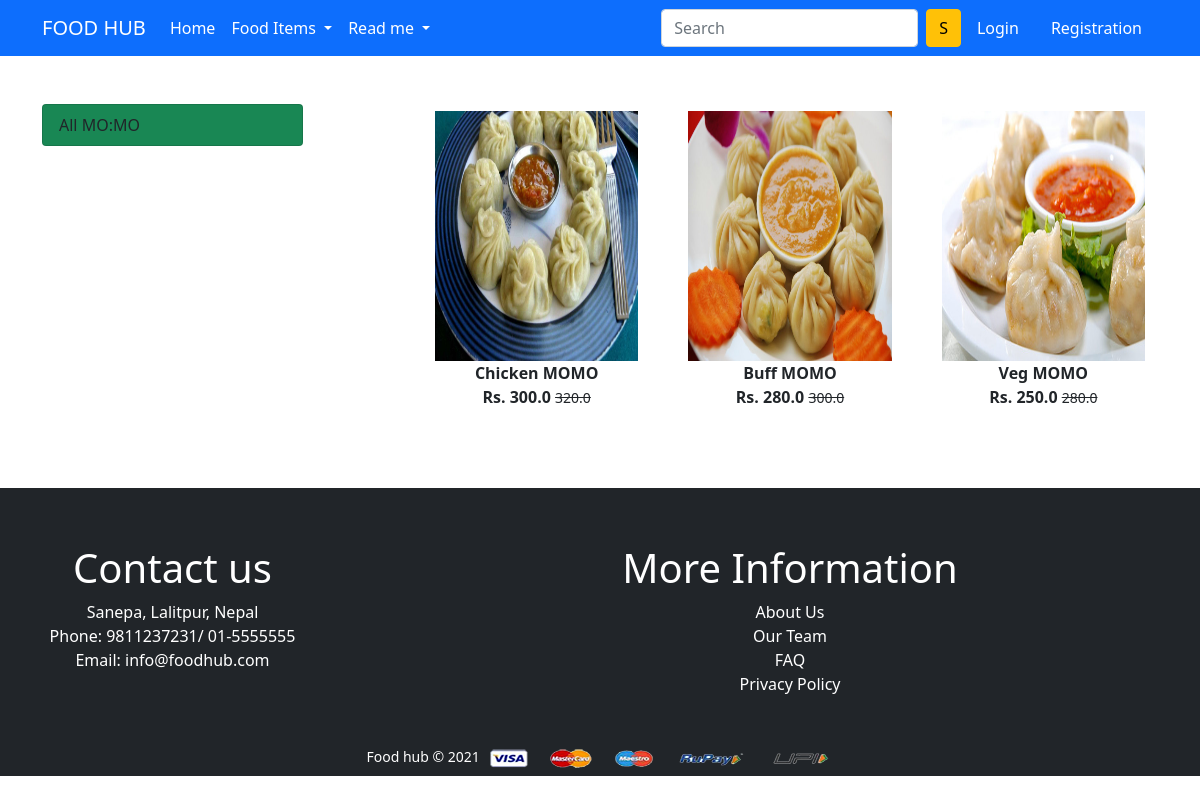
The page /momo/ on the database its author committed.
### app/models.py (models this page shows, shortened)
class Product(models.Model):
    title = models.CharField(max_length=100)
    selling_price = models.FloatField()
    discounted_price = models.FloatField()
    description = models.TextField()
    category = models.CharField(choices=CATEGORY_CHOICES,max_length=2)
    product_image = models.ImageField(upload_to='productimg')

### app/views.py (the view)
# urls.py: path('momo/', views.momo, name='momo'),
def momo(request):
    momo = Product.objects.filter(category='M')
    return render(request, 'app/momo.html', {'momo':momo})

### app/templates/app/momo.html (shortened to what this page needs)
{% extends 'app/base.html' %}
{% load static %}
{% block main-content %}
<div class="container my-5">
 <div class="row">
  <div class="col-sm-3">
   <div class="list-group">
       <a href="{% url 'momo' %}" class="list-group-item list-group-item-action bg-success"
       aria-current="true">All MO:MO</a>
   </div>
  </div>
  <div class="col-sm-8 offset-sm-1">
   <div class="row">
       {% for product in momo %}
        <div class="col-sm-4 text-center mb-4">
            <a href="{% url 'product-detail' product.id %}" class="btn">
                <div class="item">
                    <img src="{{product.product_image.url}}" alt="" height="250" class="w-100">
                    <div class="fw-bold">{{product.title}}</div>
                    <div class="fw-bold">Rs. {{product.discounted_price}} <small
                        class="fw-light text-decoration-line-through">{{product.selling_price}}</small></div>
                </div>
            </a>
        </div>
       {% endfor %}
   </div>
  </div>
 </div>
</div>
{% endblock main-content %}

### app/templates/app/base.html (shortened to what this page needs)
<!doctype html>
{% load static %}
<html lang="en">
  <head>
    <link rel="stylesheet" href="{% static 'app/css/bootstrap.min.css' %}">
    <link rel="stylesheet" href="{% static 'app/css/owl.carousel.min.css' %}">
    <link rel="stylesheet" href="{% static 'app/css/all.min.css' %}">
    <link rel="stylesheet" href="{% static 'app/css/style.css' %}">
  </head>
  <body>
    <nav class="navbar navbar-expand-lg navbar-dark bg-primary">
     <div class="container">
       <a class="navbar-brand" href="/">FOOD HUB</a>
       <div class="collapse navbar-collapse" id="navbarSupportedContent">
         <ul class="navbar-nav me-auto mb-2 mb-lg-0">
           <li class="nav-item">
             <a class="nav-link active" aria-current="page" href="/">Home</a>
           </li>
           <li class="nav-item dropdown">
             <a class="nav-link dropdown-toggle text-white" href="#" id="electronicsDropdown" role="button" data-bs-toggle="dropdown" aria-expanded="false">
               Food Items
             </a>
           </li>
           <li class="nav-item dropdown">
             <a class="nav-link dropdown-toggle text-white" href="#" id="fashionDropdown" role="button" data-bs-toggle="dropdown" aria-expanded="false">
               Read me
             </a>
           </li>
         </ul>
         <form class="d-flex">
           <input class="form-control me-2" type="search" placeholder="Search" aria-label="Search">
           <button class="btn btn-warning" type="submit">S</button>
         </form>
         <div>
          <ul class="navbar-nav me-auto mb-2 mb-lg-0">
          {% if request.user.is_authenticated %}
           <li class="nav-item dropdown mx-2">
              <a class="nav-link dropdown-toggle text-white" href="#" id="profileDropdown" role="button" data-bs-toggle="dropdown" aria-expanded="false">
                {{request.user.username|capfirst}}
              </a>
              <ul class="dropdown-menu" aria-labelledby="profileDropdown">
                <li><a class="dropdown-item" href="{% url 'profile' %}">Profile</a></li>
                <li><a class="dropdown-item" href="{% url 'orders' %}">Orders</a></li>
                <li><a class="dropdown-item" href="{% url 'passwordchange' %}">Change Password</a></li>
                <li><a class="dropdown-item" href="{% url 'logout' %}">Logout</a></li>
              </ul>
            </li>
            <li class="nav-item mx-2">
             <a href="{% url 'showcart' %}" class="nav-link text-white"><span class="badge bg-danger">{{totalitem}}</span> Cart </a>
            </li>
          {% else %}
            <li class="nav-item mx-2">
             <a href="{% url 'login' %}" class="nav-link text-white">Login</a>
            </li>
            <li class="nav-item mx-2">
             <a href="{% url 'customerregistration' %}" class="nav-link text-white">Registration</a>
            </li>
          {% endif %}
          </ul>
         </div>
       </div>
     </div>
    </nav>
    {% block main-content %} {% endblock main-content %}
    <footer class="container-fluid bg-dark text-center p-2 mt-5">
      <div class="container my-5">
        <div class="row">
         <div class="text-white col-sm-3">
          <h1>Contact us</h1>
          Sanepa, Lalitpur, Nepal <br>
          Phone: 9811237231/ 01-5555555 <br>
          Email: info@foodhub.com
         </div>
         <div class="text-white col-sm-8 offset-sm-1">
          <h1>More Information</h1>
          About Us<br>
          Our Team <br>
          FAQ      <br>
          Privacy Policy
         </div>
        </div>
       </div>
        <small class="text-white">Food hub &copy; 2021 </small>
        <img src="{% static 'app/images/payment.png' %}" alt="" srcset="" class="img-fluid" height="2px">
    </footer>
  </body>
</html>

### rows shown on the page
Product: product_image (picture), title "Chicken MOMO", discounted_price "300.0", selling_price "320.0"
Product: product_image (picture), title "Buff MOMO", discounted_price "280.0", selling_price "300.0"
Product: product_image (picture), title "Veg MOMO", discounted_price "250.0", selling_price "280.0"
